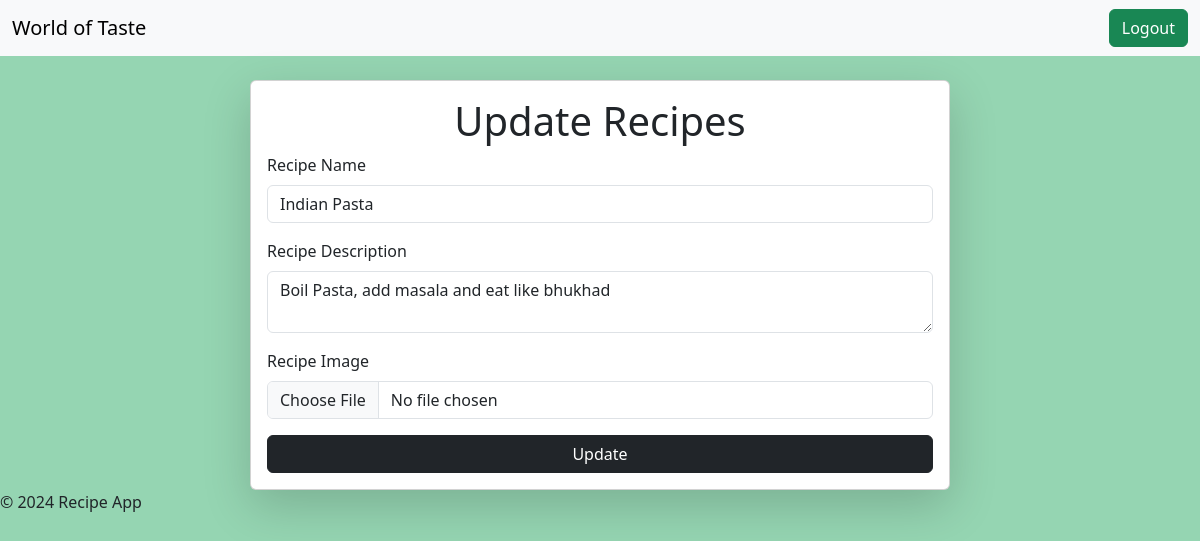
The app's page /update-recipe/5/ (signed in) with its own data.
### recipes/models.py (models this page shows)
class Recipe(models.Model):
  user = models.ForeignKey(User,on_delete=models.CASCADE,null=True,blank=True)
  recipe_name = models.CharField(max_length=100)
  recipe_description = models.TextField()
  recipe_image = models.ImageField(upload_to="recipe")

### recipes/views.py (the view, shortened to what this page needs)
# urls.py: path('update-recipe/<id>/',update_recipe,name="update_recipe"),
@login_required(login_url="/login-page")
def update_recipe(request,id):
  queryset = Recipe.objects.get(id=id)
  context = {'recipe':queryset}
  return render(request, "update_recipe.html",context)

### recipes/templates/update_recipe.html (shortened to what this page needs)
{% extends 'base.html' %}
{% block content %}
<form class="col-7 mx-auto mt-4 card p-3 shadow-lg" method="post" enctype="multipart/form-data">
  <h1 class="mx-auto">Update Recipes</h1>
  <div class="mb-3">
    <label for="exampleInputEmail1" class="form-label">Recipe Name</label>
    <input type="text" name="recipe_name" class="form-control" value="{{recipe.recipe_name}}">
  </div>
  <div class="mb-3">
    <label for="exampleInputPassword1" class="form-label">Recipe Description</label>
    <textarea class="form-control" name="recipe_description">{{recipe.recipe_description}}</textarea>
  </div>
  <div class="mb-3">
    <label class="form-label">Recipe Image</label>
    <input class="form-control" name="recipe_image" type="file">
  </div>
  <button type="submit" class="btn btn-dark">Update</button>
</form>
{%endblock%}

### recipes/templates/base.html (style rules this page uses)
body { margin: 0; padding: 0; background-color: #95d5b2; }

### records on screen
Recipe: recipe_name "Indian Pasta", recipe_description "Boil Pasta, add masala and eat like bhukhad"
